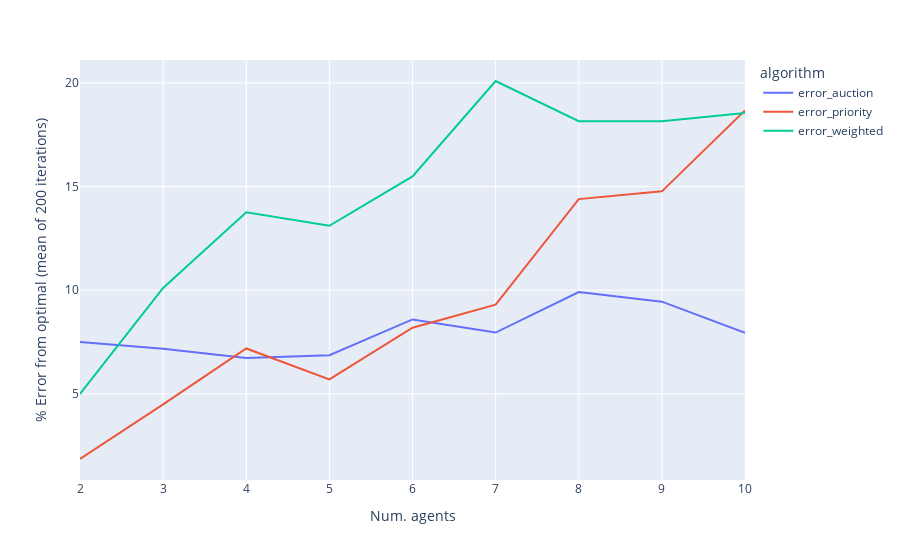

The cell this chart's notebook holds for it:
### Markdown cell above
### Mean error for different algorithms versus the number of agents
In this experiment we measure the difference of the solution (given by the algorithms) and the optimal solution.

### Code cell
m = experiment.groupby('n_agents').mean()
print(experiment.loc[experiment.n_agents == 10, :].describe())
m.reset_index(level=0, inplace=True)
m = m.melt(
    id_vars=['n_agents', 'total_duration_per_slot', 'total_std_of_duration'],
    value_vars=['error_auction', 'error_priority', 'error_weighted'],
    var_name='algorithm',
    value_name='error'
)
m = m.rename(columns={'n_agents': 'Num. agents', 'error': '% Error from optimal (mean of 200 iterations)'})
fig2 = px.line(m, x='Num. agents', y='% Error from optimal (mean of 200 iterations)', color='algorithm')
fig2.show()

### Figure 1 — Plotly figure (JSON) as saved in the notebook; plotly's stock layout.template omitted (floating-point values rounded to 4 significant figures)
{"data": [{"hovertemplate": "algorithm=error_auction<br>Num. agents=%{x}<br>% Error from optimal (mean of 200 iterations)=%{y}<extra></extra>", "legendgroup": "error_auction", "line": {"color": "#636efa", "dash": "solid"}, "marker": {"symbol": "circle"}, "mode": "lines", "name": "error_auction", "orientation": "v", "showlegend": true, "x": [2, 3, 4, 5, 6, 7, 8, 9, 10], "xaxis": "x", "y": [7.496, 7.179, 6.73, 6.862, 8.591, 7.958, 9.913, 9.447, 7.941], "yaxis": "y", "type": "scatter"}, {"hovertemplate": "algorithm=error_priority<br>Num. agents=%{x}<br>% Error from optimal (mean of 200 iterations)=%{y}<extra></extra>", "legendgroup": "error_priority", "line": {"color": "#EF553B", "dash": "solid"}, "marker": {"symbol": "circle"}, "mode": "lines", "name": "error_priority", "orientation": "v", "showlegend": true, "x": [2, 3, 4, 5, 6, 7, 8, 9, 10], "xaxis": "x", "y": [1.858, 4.495, 7.19, 5.695, 8.189, 9.301, 14.39, 14.77, 18.67], "yaxis": "y", "type": "scatter"}, {"hovertemplate": "algorithm=error_weighted<br>Num. agents=%{x}<br>% Error from optimal (mean of 200 iterations)=%{y}<extra></extra>", "legendgroup": "error_weighted", "line": {"color": "#00cc96", "dash": "solid"}, "marker": {"symbol": "circle"}, "mode": "lines", "name": "error_weighted", "orientation": "v", "showlegend": true, "x": [2, 3, 4, 5, 6, 7, 8, 9, 10], "xaxis": "x", "y": [4.997, 10.11, 13.76, 13.11, 15.49, 20.09, 18.15, 18.15, 18.55], "yaxis": "y", "type": "scatter"}], "layout": {"xaxis": {"anchor": "y", "domain": [0.0, 1.0], "title": {"text": "Num. agents"}}, "yaxis": {"anchor": "x", "domain": [0.0, 1.0], "title": {"text": "% Error from optimal (mean of 200 iterations)"}}, "legend": {"title": {"text": "algorithm"}, "tracegroupgap": 0}, "margin": {"t": 60}}}
